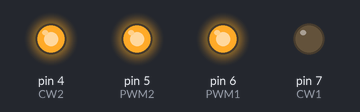
The sketch below on a simulated Arduino Uno, built with avr-gcc and run on an emulated ATmega328P. On the bench: output pins drawn as LEDs (lit = HIGH).

Above: at 0.1 s.
Timing chart, 0 to 1.6 s (numbered marks = the images above):
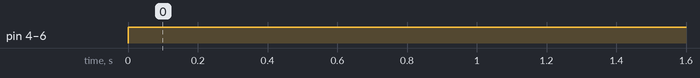

The sketch:

XIAOCHE.ino
```cpp
int CW1=7,PWM1=6,PWM2=5,CW2=4;
void setup() {
  // put your setup code here, to run once:
pinMode(CW1,OUTPUT);
pinMode(CW2,OUTPUT);
pinMode(PWM1,OUTPUT);
pinMode(PWM2,OUTPUT);
}
void set(int a)
{
  analogWrite(PWM1,abs(a));analogWrite(PWM2,abs(a));
  if (a>0)
  {digitalWrite(CW1,HIGH);digitalWrite(CW2,HIGH);}
  else if(a<0){digitalWrite(CW1,LOW);digitalWrite(CW2,LOW);}
  else {digitalWrite(PWM1,LOW);digitalWrite(PWM2,LOW);}
}
void loop() {
  // put your main code here, to run repeatedly:
digitalWrite(CW1,LOW);
digitalWrite(CW2,HIGH);
digitalWrite(PWM1,HIGH);
digitalWrite(PWM2,HIGH);
}
```

Measured:
- by itself, pin 4 (CW2), pin 5 (PWM2), pin 6 (PWM1): LOW → HIGH at 0.00 s
